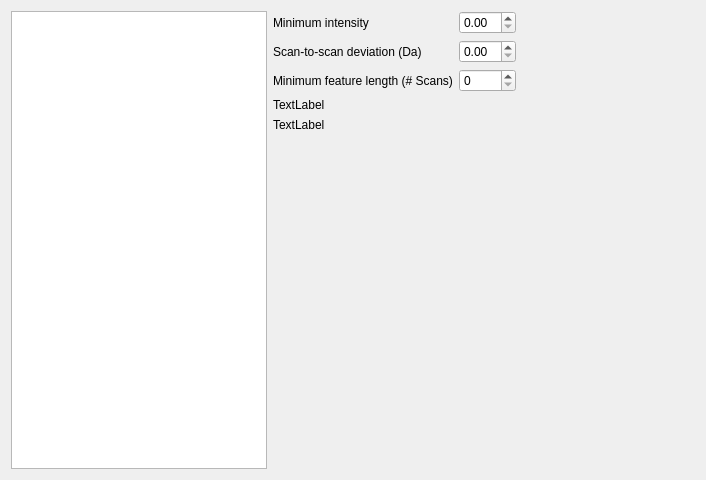
<?xml version="1.0" encoding="UTF-8"?>
<ui version="4.0">
 <class>Form</class>
 <widget class="QWidget" name="Form">
  <property name="geometry">
   <rect>
    <x>0</x>
    <y>0</y>
    <width>706</width>
    <height>480</height>
   </rect>
  </property>
  <property name="windowTitle">
   <string>Form</string>
  </property>
  <layout class="QHBoxLayout" name="horizontalLayout" stretch="0,1">
   <item>
    <widget class="QListView" name="listView"/>
   </item>
   <item>
    <layout class="QVBoxLayout" name="verticalLayout">
     <property name="rightMargin">
      <number>10</number>
     </property>
     <item>
      <layout class="QGridLayout" name="gridLayout">
       <property name="rightMargin">
        <number>30</number>
       </property>
       <item row="1" column="1">
        <widget class="QDoubleSpinBox" name="doubleSpinBox"/>
       </item>
       <item row="3" column="0">
        <widget class="QLabel" name="label_4">
         <property name="text">
          <string>TextLabel</string>
         </property>
        </widget>
       </item>
       <item row="0" column="2">
        <spacer name="horizontalSpacer">
         <property name="orientation">
          <enum>Qt::Horizontal</enum>
         </property>
         <property name="sizeHint" stdset="0">
          <size>
           <width>40</width>
           <height>20</height>
          </size>
         </property>
        </spacer>
       </item>
       <item row="2" column="0">
        <widget class="QLabel" name="label_3">
         <property name="text">
          <string>Minimum feature length (# Scans)</string>
         </property>
        </widget>
       </item>
       <item row="5" column="0">
        <spacer name="verticalSpacer">
         <property name="orientation">
          <enum>Qt::Vertical</enum>
         </property>
         <property name="sizeHint" stdset="0">
          <size>
           <width>20</width>
           <height>40</height>
          </size>
         </property>
        </spacer>
       </item>
       <item row="0" column="1">
        <widget class="QDoubleSpinBox" name="doubleSpinBox_2"/>
       </item>
       <item row="1" column="0">
        <widget class="QLabel" name="label">
         <property name="text">
          <string>Scan-to-scan deviation (Da)</string>
         </property>
        </widget>
       </item>
       <item row="0" column="0">
        <widget class="QLabel" name="label_2">
         <property name="text">
          <string>Minimum intensity</string>
         </property>
        </widget>
       </item>
       <item row="4" column="0">
        <widget class="QLabel" name="label_5">
         <property name="text">
          <string>TextLabel</string>
         </property>
        </widget>
       </item>
       <item row="2" column="1">
        <widget class="QSpinBox" name="spinBox"/>
       </item>
      </layout>
     </item>
    </layout>
   </item>
  </layout>
 </widget>
 <resources/>
 <connections/>
</ui>
